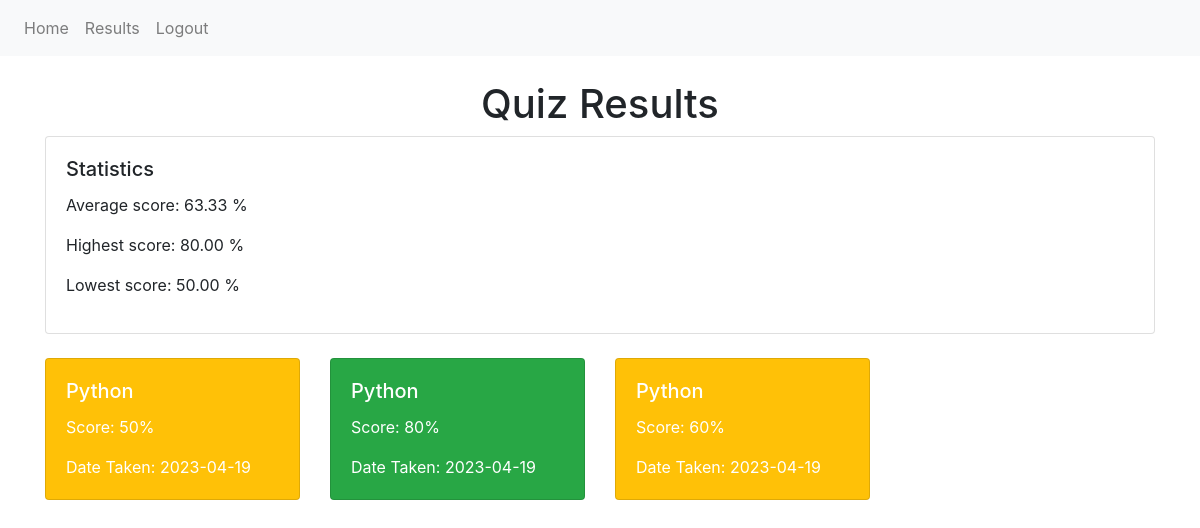
The app's page /quiz/quiz/results/ (signed in) with its own data.
### quiz/models.py (models this page shows, shortened)
class QuizResult(models.Model):
    user = models.ForeignKey(User, on_delete=models.CASCADE)
    quiz_category = models.ForeignKey(QuizCategory, on_delete=models.CASCADE)
    score = models.IntegerField(default=0)
    date_taken = models.DateTimeField(auto_now_add=True)

class QuizCategory(models.Model):
    category_name = models.CharField(max_length=50)
    category_id = models.IntegerField()

### quiz/views.py (the view)
# urls.py: path('quiz/results/', quiz_results, name='quiz_results')
@login_required
def quiz_results(request):
    results = QuizResult.objects.filter(user=request.user)
    context = {'results': results}
    avg_score = results.aggregate(Avg('score'))['score__avg']
    highest_score = results.aggregate(Max('score'))['score__max']
    lowest_score = results.aggregate(Min('score'))['score__min']
    if avg_score is not None:
        context['average_score'] =  "{:.2f}".format(avg_score)
    else:
        context['average_score'] = "N/A"
    if highest_score is not None:
        context['highest_score'] = "{:.2f}".format(highest_score)
    else:
        context['highest_score'] = "N/A"
    if lowest_score is not None:
        context['lowest_score'] = "{:.2f}".format(lowest_score)
    else:
        context['lowest_score'] = "N/A"
    return render(request, 'quiz/results.html', context)

### templates/quiz/results.html (shortened to what this page needs)
{% extends 'base.html' %}
{% block content %}
    <div class="text-center">
        <h1>Quiz Results</h1>
    </div>
    {% if results %}
        <div class="card">
            <div class="card-body">
                <h5 class="card-title">Statistics</h5>
                {% if results %}
                    <p>Average score: {{ average_score }} %</p>
                    <p>Highest score: {{ highest_score }} %</p>
                    <p>Lowest score: {{ lowest_score }} %</p>
                {% endif %}
            </div>
        </div>
        <div class="row mt-4">
            {% for result in results %}
                <div class="col-lg-3 col-md-6 col-sm-12 mb-4">
                    <div class="card {% if result.score >= 80 %}bg-success{% elif result.score >= 50 %}bg-warning{% else %}bg-danger{% endif %}">
                        <div class="card-body">
                            <h5 class="card-title text-white">{{ result.quiz_category.category_name }}</h5>
                            <p class="card-text text-white">Score: {{ result.score }}%</p>
                            <p class="card-text text-white">Date Taken: {{ result.date_taken|date:'Y-m-d' }}</p>
                        </div>
                    </div>
                </div>
            {% endfor %}
        </div>
    {% else %}
        <div class="text-center">
            <p>No results found.</p>
        </div>
    {% endif %}
{% endblock %}

### records on screen
QuizResult: quiz_category.category_name "Python", score "50", date_taken "2023-04-19"
QuizResult: quiz_category.category_name "Python", score "80", date_taken "2023-04-19"
QuizResult: quiz_category.category_name "Python", score "60", date_taken "2023-04-19"

### other values on screen
{{ average_score }} "63.33"
{{ highest_score }} "80.00"
{{ lowest_score }} "50.00"
